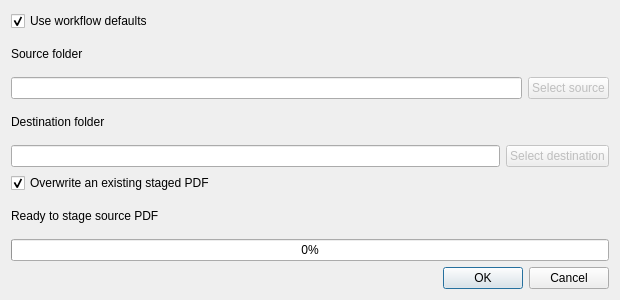
<?xml version="1.0" encoding="UTF-8"?>
<ui version="4.0">
 <class>StageDialog</class>
 <widget class="QDialog" name="StageDialog">
  <property name="windowModality"><enum>Qt::ApplicationModal</enum></property>
    <property name="geometry"><rect><x>0</x><y>0</y><width>620</width><height>300</height></rect></property>
  <property name="windowTitle"><string>Stage source PDF</string></property>
  <layout class="QVBoxLayout" name="verticalLayout">
   <item><widget class="QCheckBox" name="defaultsrcBox"><property name="text"><string>Use workflow defaults</string></property><property name="checked"><bool>true</bool></property></widget></item>
   <item><widget class="QLabel" name="SourceLabel"><property name="text"><string>Source folder</string></property></widget></item>
   <item><layout class="QHBoxLayout" name="sourceLayout"><item><widget class="QLineEdit" name="SourceLineEdit"/></item><item><widget class="QPushButton" name="SourceButton"><property name="enabled"><bool>false</bool></property><property name="text"><string>Select source</string></property></widget></item></layout></item>
   <item><widget class="QLabel" name="DestinationLabel"><property name="text"><string>Destination folder</string></property></widget></item>
   <item><layout class="QHBoxLayout" name="destinationLayout"><item><widget class="QLineEdit" name="DestinationLineEdit"/></item><item><widget class="QPushButton" name="DestinationButton"><property name="enabled"><bool>false</bool></property><property name="text"><string>Select destination</string></property></widget></item></layout></item>
   <item><widget class="QCheckBox" name="OverrideCheckBox"><property name="text"><string>Overwrite an existing staged PDF</string></property><property name="checked"><bool>true</bool></property></widget></item>
    <item><widget class="QLabel" name="StatusLabel"><property name="text"><string>Ready to stage source PDF</string></property><property name="wordWrap"><bool>true</bool></property></widget></item>
    <item><widget class="QProgressBar" name="ProgressBar"><property name="value"><number>0</number></property><property name="format"><string>%p%</string></property></widget></item>
   <item><widget class="QDialogButtonBox" name="buttonBox"><property name="orientation"><enum>Qt::Horizontal</enum></property><property name="standardButtons"><set>QDialogButtonBox::Cancel|QDialogButtonBox::Ok</set></property></widget></item>
  </layout>
 </widget>
 <resources/>
 <connections>
  <connection><sender>buttonBox</sender><signal>accepted()</signal><receiver>StageDialog</receiver><slot>accept()</slot><hints/></connection>
  <connection><sender>buttonBox</sender><signal>rejected()</signal><receiver>StageDialog</receiver><slot>reject()</slot><hints/></connection>
 </connections>
</ui>
